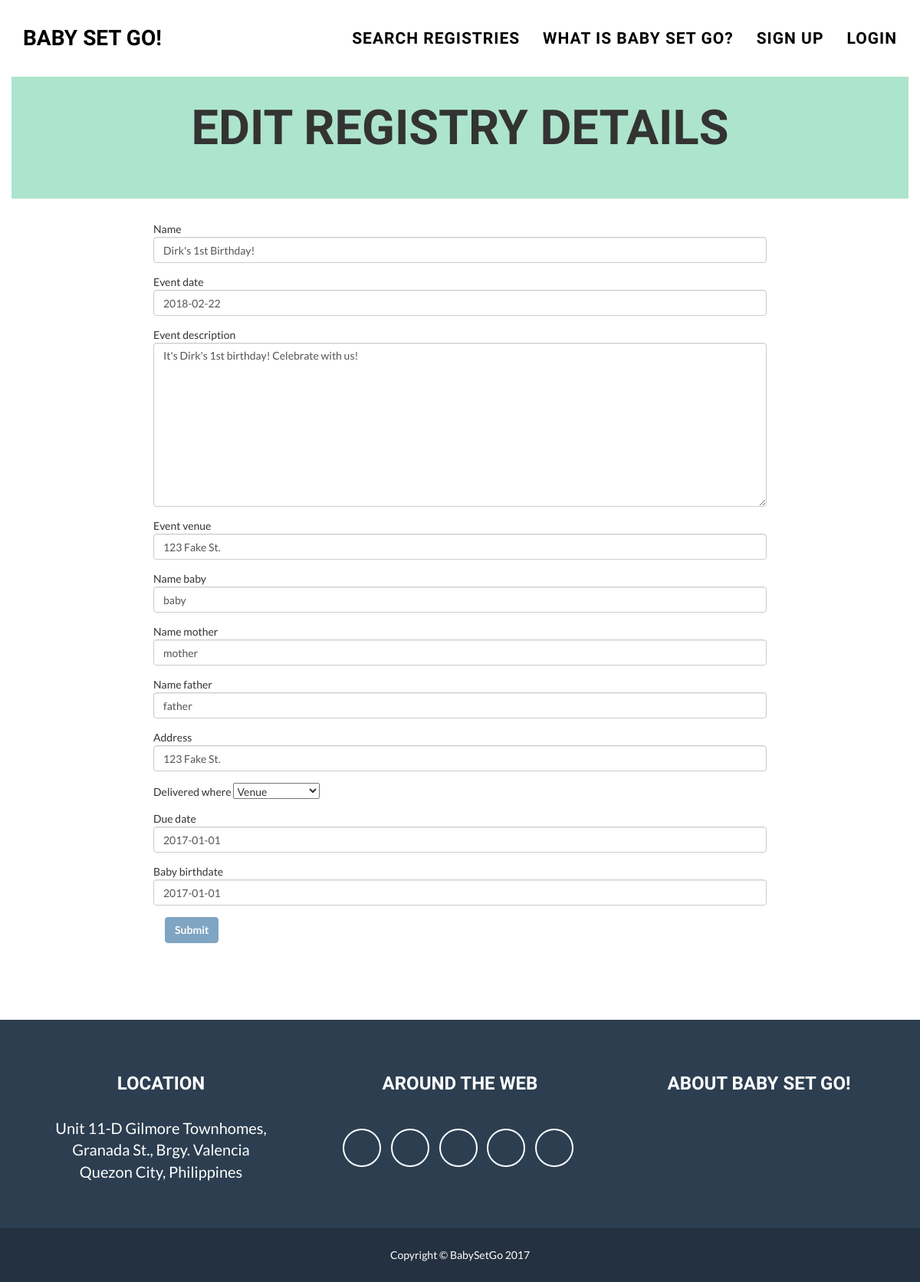
/registry/registry/update/2/, run on the app's committed database.
### registry/models.py (models this page shows, shortened)
class Registry(models.Model):
    delivery_options = (('venue','Venue'),('address','Home Address'))
    name = models.CharField(max_length=255)
    slug = extension_fields.AutoSlugField(populate_from='id', blank=True)
    created = models.DateTimeField(auto_now_add=True, editable=False)
    last_updated = models.DateTimeField(auto_now=True, editable=False)
    id = models.AutoField(primary_key=True)
    event_description = models.CharField(max_length=1000, null=True)
    event_date = models.DateTimeField(null=True, blank=False)
    event_venue = models.CharField(max_length=255, blank=False)
    name_baby = models.CharField(max_length=255, blank=False)
    name_mother = models.CharField(max_length=255, blank=False)
    name_father = models.CharField(max_length=255, blank=False)
    address = models.CharField(max_length=255, blank=False)
    delivered_where = models.CharField(choices=delivery_options,max_length=30, blank=False)
    due_date = models.DateField(blank=True, null=True)
    baby_birthdate = models.DateField(blank=True)
    created_by = models.ForeignKey(settings.AUTH_USER_MODEL, )
    class Meta:
        ordering = ('-created',)

### registry/views.py (the view)
# urls.py: url(r'^registry/registry/update/(?P<pk>\S+)/$', views.RegistryUpdateView.as_view(), name='registry_registry_update'),
class RegistryUpdateView(UpdateView):
    template_name = 'registry/registry_update.html'
    model = Registry
    form_class = RegistryForm

### users/forms.py (shortened to what this page needs)
class LoginForm(forms.Form):
    email = forms.CharField(label=_("Email"), required=True,
                            widget=forms.TextInput(attrs={'placeholder': _('Your email')}))
    password = forms.CharField(label=_("Password"), max_length=32,
                               widget=forms.PasswordInput(attrs={'placeholder': _('Your password')}),
                               required=True, validators=[
                                    RegexValidator(
                                        regex=is_password_secure,
                                        code=_('Invalid password'))],)

### registry/forms.py
class RegistryForm(forms.ModelForm):
    class Meta:
        model = Registry
        fields = ['name', 'event_date', 'event_description', 'event_venue', 'name_baby', 'name_mother', 'name_father', 'address', 'delivered_where', 'due_date', 'baby_birthdate']
        widgets = {
            'name' : forms.TextInput(attrs={'class': "form-control"}),
            'event_date' : forms.DateInput(attrs={'class':'datepicker form-control'}),
            'event_description' :  Textarea(attrs={'cols': 80, 'rows': 10, 'class':"form-control"}),
            'event_venue' : forms.TextInput(attrs={'class': "form-control"}),
            'name_baby' : forms.TextInput(attrs={'class': "form-control"}),
            'name_mother' : forms.TextInput(attrs={'class': "form-control"}),
            'name_father' : forms.TextInput(attrs={'class': "form-control"}),
            'address' : forms.TextInput( attrs={'class': "form-control"}),
            'due_date' : forms.DateInput(attrs={'class':'datepicker form-control'}),
            'baby_birthdate' : forms.DateInput(attrs={'class':'datepicker form-control'}),
        }

### base/context_processors.py (called while the page is built)
def breadcrumbs(request):
    try:
        view_name = resolve(request.path_info).url_name
    except:
        return {}
    if view_name in breadcrumbs_views:
        return {'breadcrumbs': breadcrumbs_views[view_name]}
    return {}

def add_login_form(request):
    return {
        'login_form': LoginForm(),
    }

### registry/templates/registry/registry_update.html (shortened to what this page needs)
{% extends "baby/base.html" %}
{% load static %}
{% load crispy_forms_tags %}
{% block content %}
<link rel="stylesheet" href="https://ajax.googleapis.com/ajax/libs/jqueryui/1.11.4/themes/smoothness/jquery-ui.css">
<div class="contact-wrapper">
    <div class="container jumbotron">
        <h1>Edit Registry Details</h1>
    </div>
    <div class="container inner-section">
        <form action="" method="post" class="">
            {% if form %}
                {% for field in form %}
                <div class="form-group row">
                    {{ field.label }}
                    {{ field }}
                </div>
                {% endfor %}
            {% endif %}
          <button type="submit" class="btn btn-primary">Submit</button>
        </form>
    </div>
</div>
{% endblock %}

### base/static/css/freelancer.css (style rules this page uses)
body { font-family: 'Lato', 'Helvetica Neue', Helvetica, Arial, sans-serif; overflow-x: hidden; }
h1, h2, h3, h4, h5, h6 { font-family: "Bubbler One", "Helvetica Neue", Helvetica, Arial, sans-serif; text-transform: uppercase; font-weight: 700; }
.btn-primary { color: white; background-color: #7FA5C3; border-color: #7FA5C3; font-weight: 700; }
.jumbotron { margin-top: 48px; }

### base/static/css/baby_theme.css (style rules this page uses)
.jumbotron { background-color: #ade4cd; text-align: center; }
.inner-section { padding-left: 150px; padding-right: 150px; }
@media (min-width: 768px) { .inner-section { padding-left: 200px; padding-right: 200px; } }

### data on the page
Registry: form "Dirk's 1st Birthday!" "2018-02-22" "It's Dirk's 1st birthday! Celebrate with us!" "123 Fake St." "baby" "mother" "father" "123 Fake St." "Venue" "2017-01-01" "2017-01-01"

### other printed values
{{ field.label }} "Name" "Event date" "Event description" "Event venue" "Name baby" "Name mother" "Name father" "Address" "Delivered where" "Due date" "Baby birthdate"
